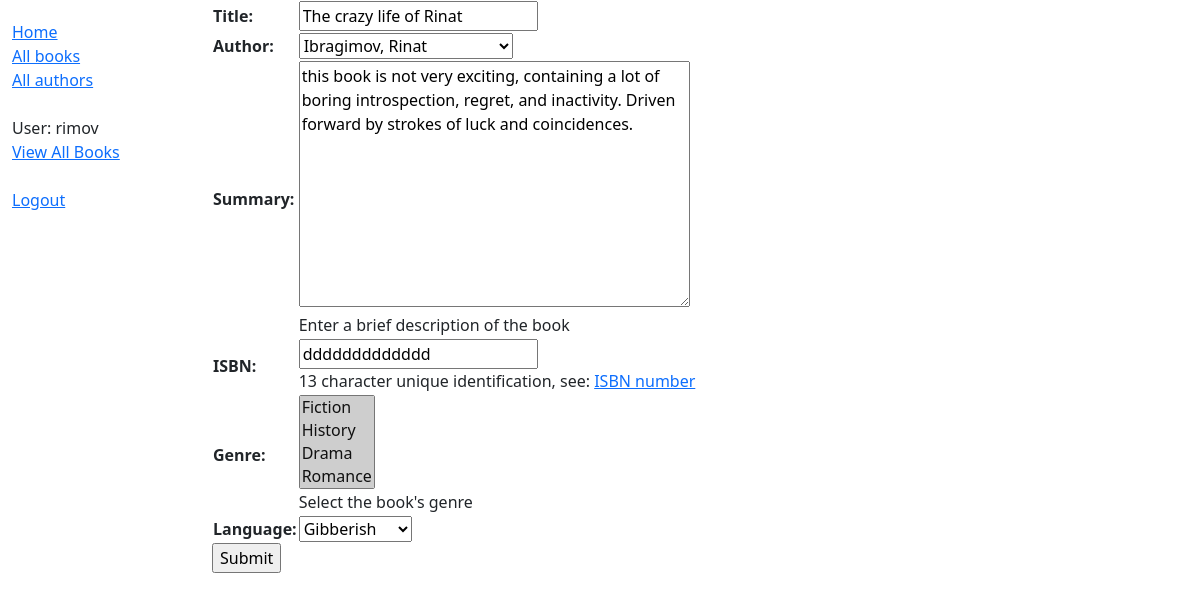
/catalog/books/1/update/ (signed in), run on the app's committed database.
### catalog/models.py (models this page shows, shortened)
class Book(models.Model):
    title = models.CharField(
        max_length=DEF_CHARFIELD_LENGTH
    )
    author = models.ForeignKey(
        Author,
        on_delete=models.SET_NULL,
        null=True
    )
    summary = models.TextField(
        max_length=1000,
        help_text='Enter a brief description of the book'
    )
    isbn = models.CharField(
        'ISBN',
        max_length=13,
        unique=True,
        help_text='13 character unique identification, see: <a href="https://'
                  'www.isbn-international.org/content/what-isbn">ISBN number'
                  '</a>'
    )
    genre = models.ManyToManyField(
        Genre,
        help_text='Select the book\'s genre'
    )
    language = models.ForeignKey(
        Language,
        on_delete=models.SET_NULL,
        null=True
    )
    def display_genre(self):
        return ', '.join(genre.name for genre in self.genre.all()[:])
    display_genre.short_description = 'Genre'
    class Meta:
        permissions = (
            ('can_edit_books', 'Can edit available books'),
        )

### catalog/views.py (the view)
# urls.py: path('books/<int:pk>/update/', views.BookUpdate.as_view(), name='books-update'),
class BookUpdate(PermissionRequiredMixin, UpdateView):
    template_name = 'book_edit_form.html'
    permission_required = 'catalog.can_edit_books'
    model = Book
    fields = ['title', 'author', 'summary', 'isbn', 'genre', 'language']

### catalog/models.py (called while the page is built)
    def __str__(self):
        return f'{self.last_name}, {self.first_name}'

    def __str__(self):
        return self.name

    def __str__(self):
        return self.name

### catalog/templates/book_edit_form.html (shortened to what this page needs)
{% extends 'base.html' %}
{% block content %}
    <form action="" method="post">
        <table>
            {{ form.as_table }}
        </table>
        <input type="submit" value="Submit">
    </form>
{% endblock %}

### catalog/templates/base.html (shortened to what this page needs)
<!DOCTYPE html>
<html lang="en">
<head>
  <link href="https://cdn.jsdelivr.net/npm/bootstrap@5.1.3/dist/css/bootstrap.min.css"
        rel="stylesheet"
>
  {% load static %}
  <link rel="stylesheet" href="{% static 'css/base.css' %}">
</head>
<body>
  <div class="container-fluid">
    <div class="row">
      <div class="col-sm-2">
      {% block sidebar %}
        <ul class="sidebar-nav">
            <li><a href="{% url 'index' %}">Home</a></li>
            <li><a href="{% url 'books-all' %}">All books</a></li>
            <li><a href="{% url 'authors-all' %}">All authors</a></li>
            <li><br></li>
            {% if user.is_authenticated %}
                <li>User: {{ user.get_username }}</li>
                {% if perms.catalog.can_view_all_books %}
                    <li>
                        <a href="{% url 'books-all-copies' %}">
                            View All Books
                        </a>
                    </li>
                {% else %}
                    <li>
                        <a href="{% url 'my-books' %}">
                            My Borrowed
                        </a>
                    </li>
                {% endif %}
                <li><br></li>
                <li><a href="{% url 'logout' %}?next={{ request.path }}">Logout</a></li>
            {% else %}
                <li><a href="{% url 'login' %}">Login</a></li>
            {% endif %}
        </ul>
     {% endblock %}
      </div>
      <div class="col-sm-10 ">
          {% block content %}{% endblock %}
      </div>
    </div>
  </div>
</body>
</html>

### catalog/static/css/base.css (style rules this page uses)
.sidebar-nav { margin-top: 20px; padding: 0; list-style: none; }

### data on the page
Book: title "The crazy life of Rinat", author "Ibragimov, Rinat", summary "this book is not very exciting, containing a lot of boring introspection, regret, and inactivity. Driven forward by strokes of luck and coincidences.", isbn "ddddddddddddd", language "Gibberish"

### other printed values
{{ user.get_username }} "rimov"
